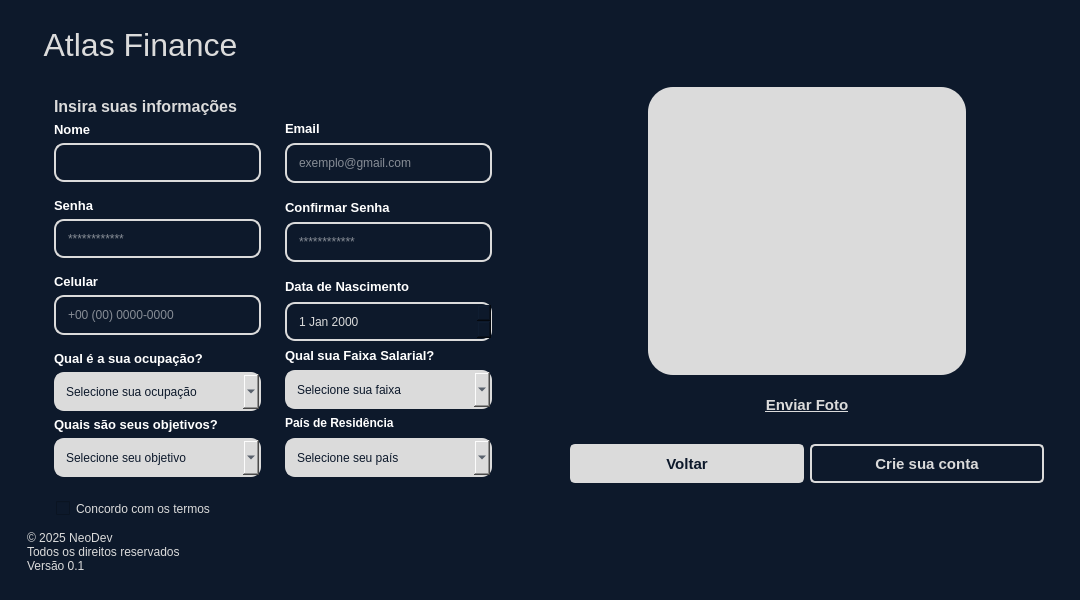
<?xml version="1.0" encoding="UTF-8"?>
<ui version="4.0">
 <class>MainWindow</class>
 <widget class="QMainWindow" name="MainWindow">
  <property name="geometry">
   <rect>
    <x>0</x>
    <y>0</y>
    <width>1080</width>
    <height>600</height>
   </rect>
  </property>
  <property name="minimumSize">
   <size>
    <width>1080</width>
    <height>600</height>
   </size>
  </property>
  <property name="maximumSize">
   <size>
    <width>1080</width>
    <height>618</height>
   </size>
  </property>
  <property name="windowTitle">
   <string>Atlas Finance</string>
  </property>
  <property name="windowIcon">
   <iconset resource="../assets/png/icons_.qrc">
    <normaloff>:/icons/globe.png</normaloff>:/icons/globe.png</iconset>
  </property>
  <property name="styleSheet">
   <string notr="true">background-color: rgb(13, 25, 43);</string>
  </property>
  <widget class="QWidget" name="centralwidget">
   <property name="minimumSize">
    <size>
     <width>0</width>
     <height>0</height>
    </size>
   </property>
   <layout class="QHBoxLayout" name="horizontalLayout">
    <item>
     <widget class="QFrame" name="frame">
      <property name="styleSheet">
       <string notr="true">color: rgb(219, 219, 219);
</string>
      </property>
      <property name="frameShape">
       <enum>QFrame::NoFrame</enum>
      </property>
      <property name="frameShadow">
       <enum>QFrame::Raised</enum>
      </property>
      <layout class="QHBoxLayout" name="horizontalLayout_2">
       <item>
        <widget class="QFrame" name="frame_mainlogin">
         <property name="sizePolicy">
          <sizepolicy hsizetype="Minimum" vsizetype="Preferred">
           <horstretch>0</horstretch>
           <verstretch>0</verstretch>
          </sizepolicy>
         </property>
         <property name="frameShape">
          <enum>QFrame::NoFrame</enum>
         </property>
         <property name="frameShadow">
          <enum>QFrame::Raised</enum>
         </property>
         <layout class="QVBoxLayout" name="verticalLayout_7">
          <item>
           <widget class="QLabel" name="lbl_atlas">
            <property name="sizePolicy">
             <sizepolicy hsizetype="Expanding" vsizetype="Minimum">
              <horstretch>0</horstretch>
              <verstretch>0</verstretch>
             </sizepolicy>
            </property>
            <property name="text">
             <string>&lt;html&gt;&lt;head/&gt;&lt;body&gt;&lt;p&gt;&lt;img src=&quot;:/icons/globe_branco.png&quot;/&gt;&lt;span style=&quot; color:#0d192b;&quot;&gt;.... &lt;/span&gt;&lt;span style=&quot; font-size:24pt; color:#dbdbdb;&quot;&gt;Atlas Finance&lt;/span&gt;&lt;/p&gt;&lt;/body&gt;&lt;/html&gt;</string>
            </property>
           </widget>
          </item>
          <item>
           <widget class="QFrame" name="frame_login">
            <property name="minimumSize">
             <size>
              <width>0</width>
              <height>0</height>
             </size>
            </property>
            <property name="maximumSize">
             <size>
              <width>600</width>
              <height>16777215</height>
             </size>
            </property>
            <property name="styleSheet">
             <string notr="true">color: rgb(255, 255, 255);</string>
            </property>
            <property name="frameShape">
             <enum>QFrame::NoFrame</enum>
            </property>
            <property name="frameShadow">
             <enum>QFrame::Raised</enum>
            </property>
            <layout class="QVBoxLayout" name="verticalLayout">
             <item>
              <widget class="QFrame" name="frame_inputs">
               <property name="styleSheet">
                <string notr="true"/>
               </property>
               <property name="frameShape">
                <enum>QFrame::NoFrame</enum>
               </property>
               <property name="frameShadow">
                <enum>QFrame::Raised</enum>
               </property>
               <layout class="QHBoxLayout" name="horizontalLayout_3">
                <item>
                 <widget class="QFrame" name="frame_inputs1">
                  <property name="styleSheet">
                   <string notr="true"/>
                  </property>
                  <property name="frameShape">
                   <enum>QFrame::NoFrame</enum>
                  </property>
                  <property name="frameShadow">
                   <enum>QFrame::Raised</enum>
                  </property>
                  <layout class="QVBoxLayout" name="verticalLayout_6">
                   <item>
                    <widget class="QLabel" name="lbl_titulo">
                     <property name="styleSheet">
                      <string notr="true">color: rgb(219, 219, 219);</string>
                     </property>
                     <property name="frameShape">
                      <enum>QFrame::NoFrame</enum>
                     </property>
                     <property name="text">
                      <string>&lt;html&gt;&lt;head/&gt;&lt;body&gt;&lt;p&gt;&lt;span style=&quot; font-size:12pt; font-weight:600;&quot;&gt;Insira suas informações&lt;/span&gt;&lt;/p&gt;&lt;/body&gt;&lt;/html&gt;</string>
                     </property>
                    </widget>
                   </item>
                   <item>
                    <widget class="QLabel" name="lbl_nome">
                     <property name="text">
                      <string>&lt;html&gt;&lt;head/&gt;&lt;body&gt;&lt;p&gt;&lt;span style=&quot; font-size:10pt; font-weight:600;&quot;&gt;Nome&lt;/span&gt;&lt;/p&gt;&lt;/body&gt;&lt;/html&gt;</string>
                     </property>
                    </widget>
                   </item>
                   <item>
                    <widget class="QLineEdit" name="input_nome">
                     <property name="sizePolicy">
                      <sizepolicy hsizetype="Preferred" vsizetype="Fixed">
                       <horstretch>0</horstretch>
                       <verstretch>0</verstretch>
                      </sizepolicy>
                     </property>
                     <property name="styleSheet">
                      <string notr="true">margin-bottom: 10px;
border-radius: 10px;
border: 2px solid #DBDBDB;
padding: 10px;</string>
                     </property>
                     <property name="inputMethodHints">
                      <set>Qt::ImhPreferLowercase|Qt::ImhPreferUppercase</set>
                     </property>
                     <property name="placeholderText">
                      <string/>
                     </property>
                    </widget>
                   </item>
                   <item>
                    <widget class="QLabel" name="lbl_senha">
                     <property name="frameShape">
                      <enum>QFrame::NoFrame</enum>
                     </property>
                     <property name="text">
                      <string>&lt;html&gt;&lt;head/&gt;&lt;body&gt;&lt;p&gt;&lt;span style=&quot; font-size:10pt; font-weight:600;&quot;&gt;Senha&lt;/span&gt;&lt;/p&gt;&lt;/body&gt;&lt;/html&gt;</string>
                     </property>
                    </widget>
                   </item>
                   <item>
                    <widget class="QLineEdit" name="input_senha">
                     <property name="sizePolicy">
                      <sizepolicy hsizetype="Preferred" vsizetype="Fixed">
                       <horstretch>0</horstretch>
                       <verstretch>0</verstretch>
                      </sizepolicy>
                     </property>
                     <property name="styleSheet">
                      <string notr="true">margin-bottom: 10px;
border-radius: 10px;
border: 2px solid #DBDBDB;
padding: 10px;</string>
                     </property>
                     <property name="text">
                      <string/>
                     </property>
                     <property name="echoMode">
                      <enum>QLineEdit::Password</enum>
                     </property>
                     <property name="placeholderText">
                      <string>************</string>
                     </property>
                    </widget>
                   </item>
                   <item>
                    <widget class="QLabel" name="lbl_celular">
                     <property name="text">
                      <string>&lt;html&gt;&lt;head/&gt;&lt;body&gt;&lt;p&gt;&lt;span style=&quot; font-size:10pt; font-weight:600;&quot;&gt;Celular&lt;/span&gt;&lt;/p&gt;&lt;/body&gt;&lt;/html&gt;</string>
                     </property>
                    </widget>
                   </item>
                   <item>
                    <widget class="QLineEdit" name="input_celular">
                     <property name="sizePolicy">
                      <sizepolicy hsizetype="Expanding" vsizetype="Fixed">
                       <horstretch>0</horstretch>
                       <verstretch>0</verstretch>
                      </sizepolicy>
                     </property>
                     <property name="styleSheet">
                      <string notr="true">margin-bottom: 10px;
border-radius: 10px;
border: 2px solid #DBDBDB;
padding: 10px;</string>
                     </property>
                     <property name="inputMethodHints">
                      <set>Qt::ImhNone</set>
                     </property>
                     <property name="maxLength">
                      <number>19</number>
                     </property>
                     <property name="placeholderText">
                      <string>+00 (00) 0000-0000</string>
                     </property>
                    </widget>
                   </item>
                   <item>
                    <widget class="QLabel" name="lbl_ocupacao">
                     <property name="sizePolicy">
                      <sizepolicy hsizetype="Preferred" vsizetype="Maximum">
                       <horstretch>0</horstretch>
                       <verstretch>0</verstretch>
                      </sizepolicy>
                     </property>
                     <property name="text">
                      <string>&lt;html&gt;&lt;head/&gt;&lt;body&gt;&lt;p&gt;&lt;span style=&quot; font-size:10pt; font-weight:600;&quot;&gt;Qual é a sua ocupação? &lt;/span&gt;&lt;/p&gt;&lt;/body&gt;&lt;/html&gt;</string>
                     </property>
                    </widget>
                   </item>
                   <item>
                    <widget class="QComboBox" name="cmb_ocupacao">
                     <property name="styleSheet">
                      <string notr="true">QComboBox {
    border-radius: 10px;
    border: 2px solid #DBDBDB;
    padding: 5px 10px;
    background-color: rgb(219, 219, 219);
    color: rgb(13, 25, 43);
    min-width: 80px;
    min-height: 25px;
}
</string>
                     </property>
                     <item>
                      <property name="text">
                       <string>Selecione sua ocupação</string>
                      </property>
                     </item>
                    </widget>
                   </item>
                   <item>
                    <widget class="QLabel" name="lbl_objetivos">
                     <property name="sizePolicy">
                      <sizepolicy hsizetype="Preferred" vsizetype="Preferred">
                       <horstretch>0</horstretch>
                       <verstretch>0</verstretch>
                      </sizepolicy>
                     </property>
                     <property name="text">
                      <string>&lt;html&gt;&lt;head/&gt;&lt;body&gt;&lt;p&gt;&lt;span style=&quot; font-size:10pt; font-weight:600;&quot;&gt;Quais são seus objetivos?&lt;/span&gt;&lt;/p&gt;&lt;/body&gt;&lt;/html&gt;</string>
                     </property>
                    </widget>
                   </item>
                   <item>
                    <widget class="QComboBox" name="cmb_objetivo">
                     <property name="styleSheet">
                      <string notr="true">QComboBox {
    border-radius: 10px;
    border: 2px solid #DBDBDB;
    padding: 5px 10px;
    background-color: rgb(219, 219, 219);
    color: rgb(13, 25, 43);
    min-width: 80px;
    min-height: 25px;
}
</string>
                     </property>
                     <item>
                      <property name="text">
                       <string>Selecione seu objetivo</string>
                      </property>
                     </item>
                     <item>
                      <property name="text">
                       <string>Acompanhar meus gastos</string>
                      </property>
                     </item>
                     <item>
                      <property name="text">
                       <string>Me organizar financeiramente</string>
                      </property>
                     </item>
                     <item>
                      <property name="text">
                       <string>Economizar</string>
                      </property>
                     </item>
                    </widget>
                   </item>
                  </layout>
                 </widget>
                </item>
                <item>
                 <widget class="QFrame" name="frame_inputs_2">
                  <property name="frameShape">
                   <enum>QFrame::NoFrame</enum>
                  </property>
                  <property name="frameShadow">
                   <enum>QFrame::Raised</enum>
                  </property>
                  <layout class="QVBoxLayout" name="verticalLayout_8">
                   <item>
                    <widget class="QLabel" name="spacer">
                     <property name="text">
                      <string/>
                     </property>
                    </widget>
                   </item>
                   <item>
                    <widget class="QLabel" name="lbl_email">
                     <property name="styleSheet">
                      <string notr="true">font-size: 15px</string>
                     </property>
                     <property name="text">
                      <string>&lt;html&gt;&lt;head/&gt;&lt;body&gt;&lt;p&gt;&lt;span style=&quot; font-size:10pt; font-weight:600;&quot;&gt;Email&lt;/span&gt;&lt;/p&gt;&lt;/body&gt;&lt;/html&gt;</string>
                     </property>
                    </widget>
                   </item>
                   <item>
                    <widget class="QLineEdit" name="input_email">
                     <property name="sizePolicy">
                      <sizepolicy hsizetype="Preferred" vsizetype="Fixed">
                       <horstretch>0</horstretch>
                       <verstretch>0</verstretch>
                      </sizepolicy>
                     </property>
                     <property name="styleSheet">
                      <string notr="true">margin-bottom: 10px;
border-radius: 10px;
border: 2px solid #DBDBDB;
padding: 10px;

</string>
                     </property>
                     <property name="inputMethodHints">
                      <set>Qt::ImhEmailCharactersOnly</set>
                     </property>
                     <property name="text">
                      <string/>
                     </property>
                     <property name="placeholderText">
                      <string>exemplo@gmail.com</string>
                     </property>
                    </widget>
                   </item>
                   <item>
                    <widget class="QLabel" name="lbl_confirmar_senha">
                     <property name="text">
                      <string>&lt;html&gt;&lt;head/&gt;&lt;body&gt;&lt;p&gt;&lt;span style=&quot; font-size:10pt; font-weight:600;&quot;&gt;Confirmar Senha&lt;/span&gt;&lt;/p&gt;&lt;/body&gt;&lt;/html&gt;</string>
                     </property>
                    </widget>
                   </item>
                   <item>
                    <widget class="QLineEdit" name="input_confirmar_senha">
                     <property name="styleSheet">
                      <string notr="true">margin-bottom: 10px;
border-radius: 10px;
border: 2px solid #DBDBDB;
padding: 10px;</string>
                     </property>
                     <property name="inputMethodHints">
                      <set>Qt::ImhHiddenText|Qt::ImhNoAutoUppercase|Qt::ImhNoPredictiveText|Qt::ImhSensitiveData</set>
                     </property>
                     <property name="echoMode">
                      <enum>QLineEdit::Password</enum>
                     </property>
                     <property name="placeholderText">
                      <string>************</string>
                     </property>
                    </widget>
                   </item>
                   <item>
                    <widget class="QLabel" name="lbl_nascimento">
                     <property name="text">
                      <string>&lt;html&gt;&lt;head/&gt;&lt;body&gt;&lt;p&gt;&lt;span style=&quot; font-size:10pt; font-weight:600;&quot;&gt;Data de Nascimento&lt;/span&gt;&lt;/p&gt;&lt;/body&gt;&lt;/html&gt;</string>
                     </property>
                    </widget>
                   </item>
                   <item>
                    <widget class="QDateEdit" name="date_nascimento">
                     <property name="sizePolicy">
                      <sizepolicy hsizetype="Preferred" vsizetype="Fixed">
                       <horstretch>0</horstretch>
                       <verstretch>0</verstretch>
                      </sizepolicy>
                     </property>
                     <property name="styleSheet">
                      <string notr="true">QDateEdit {
    border-radius: 10px;
    border: 2px solid #DBDBDB;
    padding: 0 10px;
    background-color: rgb(13, 25, 43);
    color: rgb(219, 219, 219);
    min-height: 35px;
}</string>
                     </property>
                    </widget>
                   </item>
                   <item>
                    <widget class="QLabel" name="lbl_salario">
                     <property name="text">
                      <string>&lt;html&gt;&lt;head/&gt;&lt;body&gt;&lt;p&gt;&lt;span style=&quot; font-size:10pt; font-weight:600;&quot;&gt;Qual sua Faixa Salarial?&lt;/span&gt;&lt;/p&gt;&lt;/body&gt;&lt;/html&gt;</string>
                     </property>
                    </widget>
                   </item>
                   <item>
                    <widget class="QComboBox" name="cmb_faixa">
                     <property name="styleSheet">
                      <string notr="true">QComboBox {
    border-radius: 10px;
    border: 2px solid #DBDBDB;
    padding: 5px 10px;
    background-color: rgb(219, 219, 219);
    color: rgb(13, 25, 43);
    min-width: 80px;
    min-height: 25px;
}
</string>
                     </property>
                     <item>
                      <property name="text">
                       <string>Selecione sua faixa</string>
                      </property>
                     </item>
                     <item>
                      <property name="text">
                       <string>1500-2500</string>
                      </property>
                     </item>
                     <item>
                      <property name="text">
                       <string>2500-3500</string>
                      </property>
                     </item>
                     <item>
                      <property name="text">
                       <string>3500-5000</string>
                      </property>
                     </item>
                     <item>
                      <property name="text">
                       <string>5000+</string>
                      </property>
                     </item>
                    </widget>
                   </item>
                   <item>
                    <widget class="QLabel" name="lbl_pais">
                     <property name="text">
                      <string>&lt;html&gt;&lt;head/&gt;&lt;body&gt;&lt;p&gt;&lt;span style=&quot; font-size:9pt; font-weight:600;&quot;&gt;País de Residência&lt;/span&gt;&lt;/p&gt;&lt;/body&gt;&lt;/html&gt;</string>
                     </property>
                    </widget>
                   </item>
                   <item>
                    <widget class="QComboBox" name="cmb_pais">
                     <property name="styleSheet">
                      <string notr="true">QComboBox {
    border-radius: 10px;
    border: 2px solid #DBDBDB;
    padding: 5px 10px;
    background-color: rgb(219, 219, 219);
    color: rgb(13, 25, 43);
    min-width: 80px;
    min-height: 25px;
}</string>
                     </property>
                     <item>
                      <property name="text">
                       <string>Selecione seu país</string>
                      </property>
                     </item>
                    </widget>
                   </item>
                  </layout>
                 </widget>
                </item>
               </layout>
              </widget>
             </item>
             <item>
              <widget class="QCheckBox" name="checkBox">
               <property name="cursor">
                <cursorShape>PointingHandCursor</cursorShape>
               </property>
               <property name="styleSheet">
                <string notr="true">color: rgb(219, 219, 219);

margin-left: 20px;</string>
               </property>
               <property name="text">
                <string>Concordo com os termos</string>
               </property>
              </widget>
             </item>
            </layout>
           </widget>
          </item>
          <item>
           <widget class="QLabel" name="lbl_copyright">
            <property name="text">
             <string>&lt;html&gt;&lt;head/&gt;&lt;body&gt;&lt;p&gt;&lt;span style=&quot; color:#dbdbdb;&quot;&gt;© 2025 NeoDev&lt;br/&gt;Todos os direitos reservados&lt;br/&gt;Versão 0.1&lt;/span&gt;&lt;/p&gt;&lt;/body&gt;&lt;/html&gt;</string>
            </property>
           </widget>
          </item>
         </layout>
        </widget>
       </item>
      </layout>
     </widget>
    </item>
    <item>
     <widget class="QFrame" name="frame_texto">
      <property name="sizePolicy">
       <sizepolicy hsizetype="Expanding" vsizetype="Preferred">
        <horstretch>0</horstretch>
        <verstretch>0</verstretch>
       </sizepolicy>
      </property>
      <property name="minimumSize">
       <size>
        <width>500</width>
        <height>600</height>
       </size>
      </property>
      <property name="maximumSize">
       <size>
        <width>16777215</width>
        <height>16777215</height>
       </size>
      </property>
      <property name="styleSheet">
       <string notr="true"/>
      </property>
      <property name="frameShape">
       <enum>QFrame::NoFrame</enum>
      </property>
      <property name="frameShadow">
       <enum>QFrame::Raised</enum>
      </property>
      <layout class="QVBoxLayout" name="verticalLayout_3">
       <item>
        <spacer name="verticalSpacer">
         <property name="orientation">
          <enum>Qt::Vertical</enum>
         </property>
         <property name="sizeType">
          <enum>QSizePolicy::Maximum</enum>
         </property>
         <property name="sizeHint" stdset="0">
          <size>
           <width>20</width>
           <height>60</height>
          </size>
         </property>
        </spacer>
       </item>
       <item>
        <widget class="QFrame" name="frame_foto_perfil">
         <property name="frameShape">
          <enum>QFrame::NoFrame</enum>
         </property>
         <property name="frameShadow">
          <enum>QFrame::Raised</enum>
         </property>
         <layout class="QVBoxLayout" name="verticalLayout_2">
          <item alignment="Qt::AlignHCenter">
           <widget class="QFrame" name="frame_foto">
            <property name="styleSheet">
             <string notr="true">background-color: rgb(219, 219, 219);

border-radius: 25px;

color: rgb(13, 25, 43);

min-height: 270px;

min-width: 300px;</string>
            </property>
            <property name="frameShape">
             <enum>QFrame::StyledPanel</enum>
            </property>
            <property name="frameShadow">
             <enum>QFrame::Raised</enum>
            </property>
            <layout class="QHBoxLayout" name="horizontalLayout_5">
             <item alignment="Qt::AlignHCenter|Qt::AlignVCenter">
              <widget class="QLabel" name="lbl_foto">
               <property name="sizePolicy">
                <sizepolicy hsizetype="Maximum" vsizetype="Maximum">
                 <horstretch>0</horstretch>
                 <verstretch>0</verstretch>
                </sizepolicy>
               </property>
               <property name="styleSheet">
                <string notr="true">color: #0D192B;
max-width: 215px;
max-height: 215px;</string>
               </property>
               <property name="frameShape">
                <enum>QFrame::NoFrame</enum>
               </property>
               <property name="text">
                <string>&lt;html&gt;&lt;head/&gt;&lt;body&gt;&lt;p align=&quot;center&quot;&gt;&lt;img src=&quot;:/icons/user_mini.png&quot;/&gt;&lt;/p&gt;&lt;/body&gt;&lt;/html&gt;</string>
               </property>
               <property name="alignment">
                <set>Qt::AlignCenter</set>
               </property>
              </widget>
             </item>
            </layout>
           </widget>
          </item>
          <item>
           <widget class="QFrame" name="frame_2">
            <property name="sizePolicy">
             <sizepolicy hsizetype="Preferred" vsizetype="Maximum">
              <horstretch>0</horstretch>
              <verstretch>0</verstretch>
             </sizepolicy>
            </property>
            <property name="frameShape">
             <enum>QFrame::NoFrame</enum>
            </property>
            <property name="frameShadow">
             <enum>QFrame::Raised</enum>
            </property>
            <layout class="QHBoxLayout" name="horizontalLayout_4">
             <item>
              <widget class="QPushButton" name="edit_foto">
               <property name="sizePolicy">
                <sizepolicy hsizetype="Maximum" vsizetype="Maximum">
                 <horstretch>0</horstretch>
                 <verstretch>0</verstretch>
                </sizepolicy>
               </property>
               <property name="styleSheet">
                <string notr="true">background-color: none;
color: rgb(219, 219, 219);

border-radius: 2px;
padding: 5px 10px;

border-radius: 5px;
min-width:100px;
min-height: 20px;

font-size: 15px;

font-weight: bold;
text-decoration: underline;
</string>
               </property>
               <property name="text">
                <string>Enviar Foto</string>
               </property>
              </widget>
             </item>
            </layout>
           </widget>
          </item>
          <item alignment="Qt::AlignTop">
           <widget class="QFrame" name="frame_buttons">
            <property name="sizePolicy">
             <sizepolicy hsizetype="Preferred" vsizetype="Maximum">
              <horstretch>0</horstretch>
              <verstretch>0</verstretch>
             </sizepolicy>
            </property>
            <property name="maximumSize">
             <size>
              <width>16777215</width>
              <height>150</height>
             </size>
            </property>
            <property name="frameShape">
             <enum>QFrame::NoFrame</enum>
            </property>
            <property name="frameShadow">
             <enum>QFrame::Raised</enum>
            </property>
            <layout class="QHBoxLayout" name="horizontalLayout_6">
             <item>
              <widget class="QPushButton" name="btn_login">
               <property name="sizePolicy">
                <sizepolicy hsizetype="Minimum" vsizetype="Fixed">
                 <horstretch>0</horstretch>
                 <verstretch>0</verstretch>
                </sizepolicy>
               </property>
               <property name="cursor">
                <cursorShape>PointingHandCursor</cursorShape>
               </property>
               <property name="styleSheet">
                <string notr="true">background-color: #DBDBDB;
color: #0D192B;
border: 2px solid rgb(219, 219, 219);

margin-bottom: 10px;
border-radius: 2px;
padding: 5px 10px;

border-radius: 5px;
min-width:100px;
min-height: 25px;

font-size: 15px;

font-weight: bold;
</string>
               </property>
               <property name="text">
                <string>Voltar</string>
               </property>
              </widget>
             </item>
             <item>
              <widget class="QPushButton" name="btn_cadastro">
               <property name="cursor">
                <cursorShape>PointingHandCursor</cursorShape>
               </property>
               <property name="styleSheet">
                <string notr="true">background-color: #0D192B;
color: rgb(219, 219, 219);
border: 2px solid rgb(219, 219, 219);

margin-bottom: 10px;
border-radius: 2px;
padding: 5px 10px;

border-radius: 5px;
min-width:100px;
min-height: 25px;

font-size: 15px;

font-weight: bold;</string>
               </property>
               <property name="text">
                <string>Crie sua conta</string>
               </property>
              </widget>
             </item>
            </layout>
           </widget>
          </item>
         </layout>
        </widget>
       </item>
      </layout>
     </widget>
    </item>
   </layout>
  </widget>
 </widget>
 <resources>
  <include location="../assets/png/icons_.qrc"/>
 </resources>
 <connections/>
</ui>
